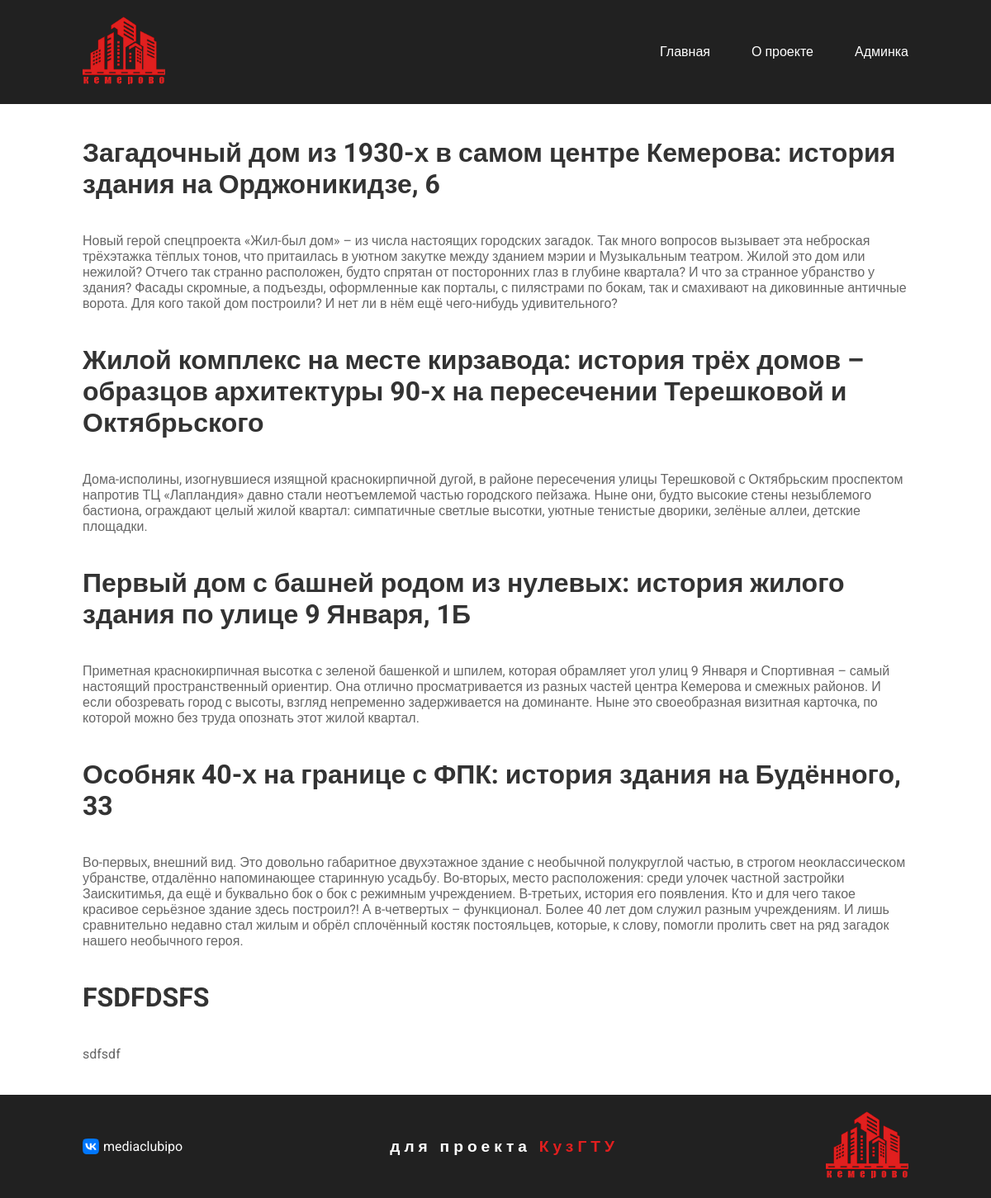
The app's page /category/doma, older data.
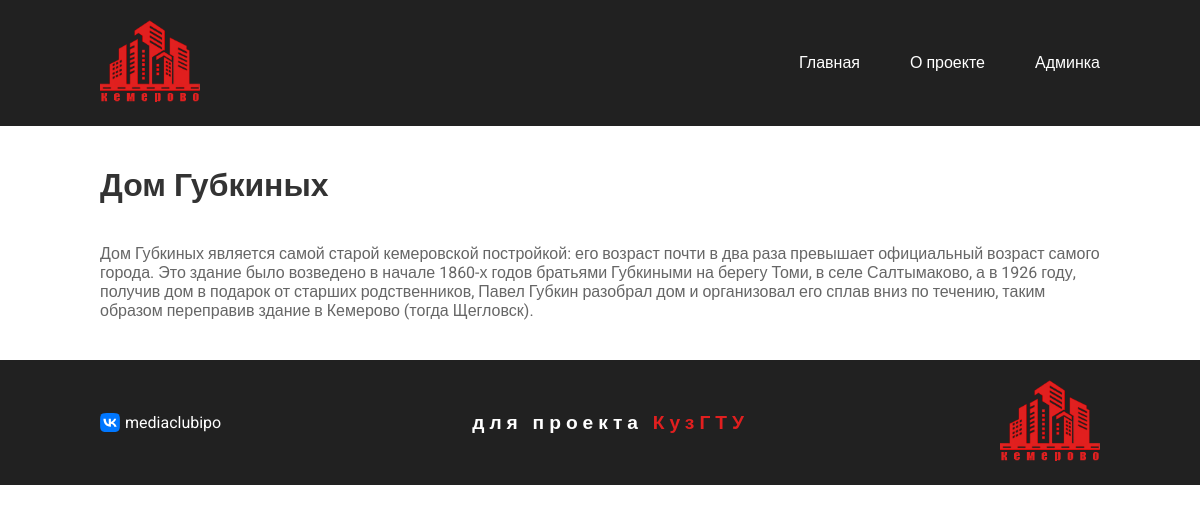
The same page, newer data.
### streets/models.py (models this page shows, shortened)
class Post(models.Model):
	title = models.CharField(verbose_name='Заголовок', max_length=255)
	description = models.TextField(verbose_name='Краткое описание')
	content = HTMLField(verbose_name='Контент')
	preview = models.ImageField(verbose_name='Картинка для превью', upload_to='photos/')
	date_create = models.DateField(verbose_name='Дата создания поста', auto_now_add=True)
	date_update = models.DateField(verbose_name='Дата обновления поста', auto_now=True)
	views = models.IntegerField(verbose_name='Просмотры', default=0)
	video = models.FileField(verbose_name='Видео', upload_to='videos/')
	slug = AutoSlugField(
		verbose_name='Слаг',
		unique=True,
		max_length=255,
		db_index=True,
		populate_from='title',
		slugify_function=lambda a: pytils.translit.slugify(a))
	is_published = models.BooleanField(verbose_name='Опубликовать', default=True)
	category = models.ForeignKey(verbose_name='Категория поста',
							  to=Category,
							  on_delete=models.CASCADE,
							  related_name='category_posts')
	class Meta:
		verbose_name = 'Пост'
		verbose_name_plural = 'Посты'

### streets/views.py (the view)
# urls.py: path('category/<slug:category_slug>', views.category, name='category'),
def category(request, category_slug):
	posts = get_object_or_404(Category, slug=category_slug)
	posts = posts.category_posts.all()
	return render(request, 'category_posts.html', {**default_context, 'posts': posts, 'scroll': True})

### streets/templates/category_posts.html
{% extends 'base.html' %}
{% load static %}
{% block content %}
{% for post in posts %}
<h1>{{ post.title }}</h1>
<p>{{ post.description }}</p>
{% endfor %}
{% endblock %}

Row changes from the older to the newer data that the page shows:
removed Post: title "Загадочный дом из 1930-х в самом центре Кемерова: история здания на Орджоникидзе, 6", description "Новый герой спецпроекта «Жил-был дом» – из числа настоящих городских загадок. Так много вопросов вызывает эта неброская трёхэтажка тёплых тонов, что притаилась в уютном закутке между зданием мэрии и Музыкальным театром. Жилой это дом или нежилой? Отчего так странно расположен, будто спрятан от посторонних глаз в глубине квартала? И что за странное убранство у здания? Фасады скромные, а подъезды, оформленные как порталы, с пилястрами по бокам, так и смахивают на диковинные античные ворота. Для кого такой дом построили? И нет ли в нём ещё чего-нибудь удивительного?"
removed Post: title "Жилой комплекс на месте кирзавода: история трёх домов – образцов архитектуры 90-х на пересечении Терешковой и Октябрьского", description "Дома-исполины, изогнувшиеся изящной краснокирпичной дугой, в районе пересечения улицы Терешковой с Октябрьским проспектом напротив ТЦ «Лапландия» давно стали неотъемлемой частью городского пейзажа. Ныне они, будто высокие стены незыблемого бастиона, ограждают целый жилой квартал: симпатичные светлые высотки, уютные тенистые дворики, зелёные аллеи, детские площадки."
removed Post: title "Первый дом с башней родом из нулевых: история жилого здания по улице 9 Января, 1Б", description "Приметная краснокирпичная высотка с зеленой башенкой и шпилем, которая обрамляет угол улиц 9 Января и Спортивная – самый настоящий пространственный ориентир. Она отлично просматривается из разных частей центра Кемерова и смежных районов. И если обозревать город с высоты, взгляд непременно задерживается на доминанте. Ныне это своеобразная визитная карточка, по которой можно без труда опознать этот жилой квартал."
removed Post: title "Особняк 40-х на границе с ФПК: история здания на Будённого, 33", description "Во-первых, внешний вид. Это довольно габаритное двухэтажное здание с необычной полукруглой частью, в строгом неоклассическом убранстве, отдалённо напоминающее старинную усадьбу. Во-вторых, место расположения: среди улочек частной застройки Заискитимья, да ещё и буквально бок о бок с режимным учреждением. В-третьих, история его появления. Кто и для чего такое красивое серьёзное здание здесь построил?! А в-четвертых – функционал. Более 40 лет дом служил разным учреждениям. И лишь сравнительно недавно стал жилым и обрёл сплочённый костяк постояльцев, которые, к слову, помогли пролить свет на ряд загадок нашего необычного героя."
removed Post: title "FSDFDSFS", description "sdfsdf"
added Post: title "Дом Губкиных", description "Дом Губкиных является самой старой кемеровской постройкой: его возраст почти в два раза превышает официальный возраст самого города. Это здание было возведено в начале 1860-х годов братьями Губкиными на берегу Томи, в селе Салтымаково, а в 1926 году, получив дом в подарок от старших родственников, Павел Губкин разобрал дом и организовал его сплав вниз по течению, таким образом переправив здание в Кемерово (тогда Щегловск)."
